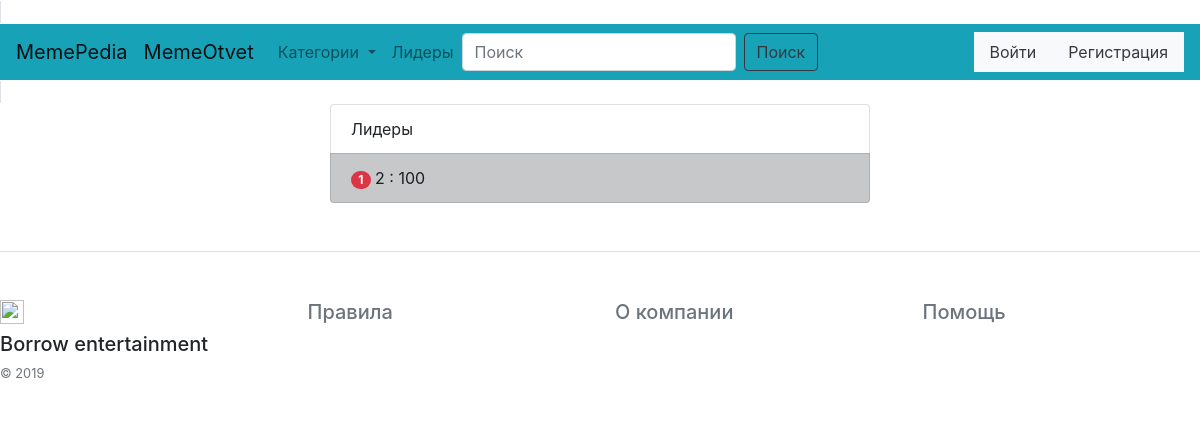
The page /leaders on the database its author committed.
### database.py (models this page shows, shortened)
class Memeuser(db.Model):
    id = db.Column(db.Integer, primary_key=True)
    name = db.Column(db.String(16), unique=True, nullable=False)
    email = db.Column(db.String(120), unique=True, nullable=False)
    password = db.Column(db.String(120), unique=False, nullable=False)
    sex = db.Column(db.String(10), unique=False, nullable=False)
    point = db.Column(db.Integer, unique=False, nullable=False)
    photo = db.Column(db.String(100), unique=False, nullable=False)

### Main.py (the view)
@app.route('/leaders')
def leaders():
    leaders = Memeuser.query.all()
    leaders_list = []
    for leader in leaders:
        leaders_list.append((leader.name, int(leader.point)))
    return render_template('leaders.html', title='Лидеры',
                           leaders=sorted(leaders_list, key=lambda x: x[1], reverse=True), enumerate=enumerate)

### templates/leaders.html
{% extends "base.html" %}
{% block content %}
<div class="container">
    <div class="row justify-content-md-center">
        <div class="col-6">
            <ul class="list-group">
                <li class="list-group-item">Лидеры</li>
                {% for n,i in enumerate(leaders) %}
                {% if n == 0 %}
                <li class="list-group-item list-group-item-dark">
                    <span class="badge badge-pill badge-danger">{{n+1}}</span> {{i[0]}} : {{i[1]}}
                </li>
                {% elif n == 1 %}
                <li class="list-group-item list-group-item-dark">
                    <span class="badge badge-warning">{{n+1}}</span> {{i[0]}} : {{i[1]}}
                </li>
                {% elif n == 2 %}
                <li class="list-group-item list-group-item-dark">
                    <span class="badge badge-pill badge-success">{{n+1}}</span> {{i[0]}} : {{i[1]}}
                </li>
                {% else %}
                <li class="list-group-item list-group-item-dark">
                    <span class="badge badge-pill badge-primary">{{n+1}}</span> {{i[0]}} : {{i[1]}}
                </li>
                {% endif %}
                {% endfor %}
            </ul>
        </div>
    </div>
</div>
{% endblock %}

### rows shown on the page
Memeuser: n+1 "1", i "2", point "100"
